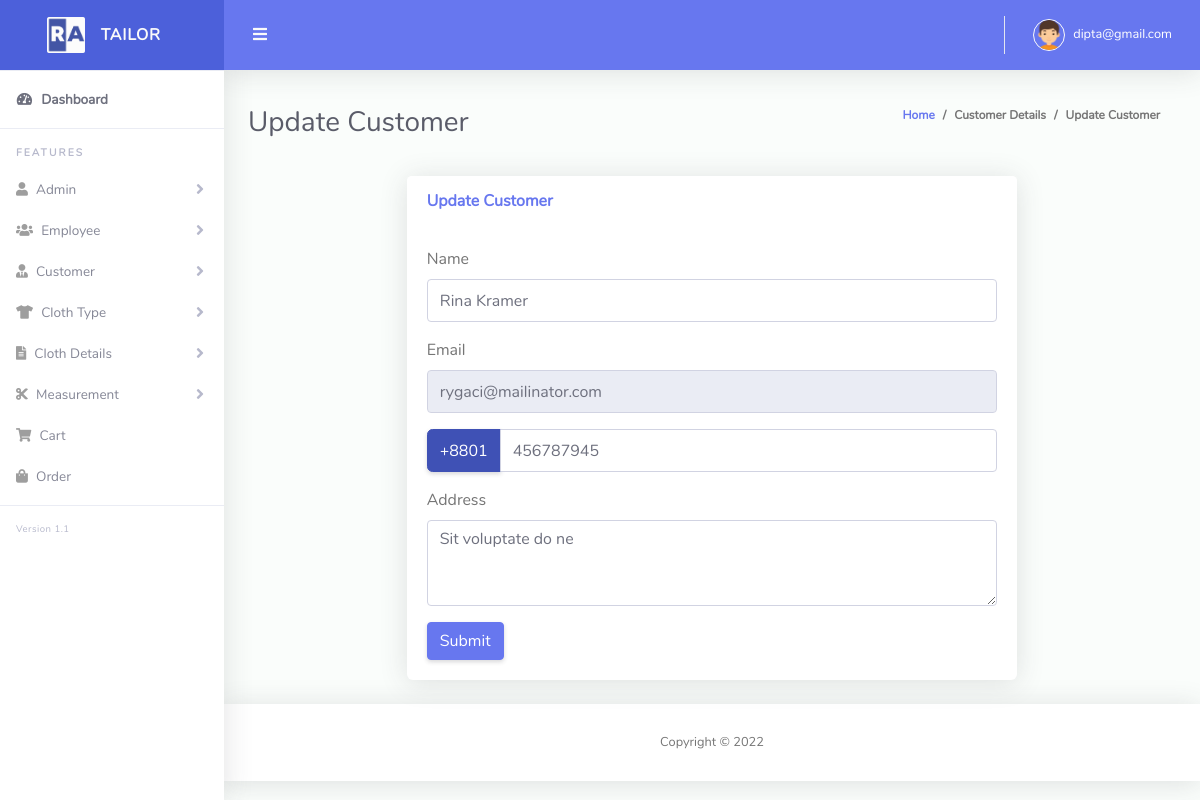
The page /edit_customer.php?customerid=4 (signed in) on the database its author committed.
### tables this page shows
CREATE TABLE `tbl_customer` (
  `cus_id` int(11) NOT NULL,
  `cus_name` varchar(255) NOT NULL,
  `cus_email` varchar(255) NOT NULL,
  `cus_phone` varchar(255) NOT NULL,
  `cus_address` text NOT NULL,
  `created_at` timestamp NOT NULL DEFAULT current_timestamp(),
  `soft_delete` tinyint(4) NOT NULL DEFAULT 0
);

### Classes/DB.php (called while the page is built, shortened)
<?php
class DB
{
    public function connect(){
        $this->conn = new mysqli("localhost","root","","tailor_shop");
        if ($this->conn->connect_error) {
          die("Connection failed: " . $this->conn->connect_error);
        } else {
            return $msg =  "connected";
        }
    }
}

### Classes/CustomerClass.php (called while the page is built, shortened)
<?php
include_once 'db.php';
class CustomerClass extends DB
{
    public function viewSingleCustomer($customerid)
    {
        $query  = "SELECT * FROM tbl_customer WHERE cus_id='$customerid'";
        $result = $this->conn->query($query);
        return $result;
    }
}

### edit_customer.php (the view, shortened to what this page needs)
<?php include 'layouts/header.php';
$customerid = "";
if ($_GET['customerid'] == NULL || !isset($_GET['customerid'])) {
  "<script>window.location = 'customer_list.php'; </script>";
} else {
  $customerid = $_GET['customerid'];
}
?>
<div class="container-fluid" id="container-wrapper">
  <div class="d-sm-flex align-items-center justify-content-between mb-4">
    <h1 class="h3 mb-0 text-gray-800">Update Customer</h1>
    <ol class="breadcrumb">
      <li class="breadcrumb-item"><a href="index.php">Home</a></li>
      <li class="breadcrumb-item">Customer Details</li>
      <li class="breadcrumb-item active" aria-current="page">Update Customer</li>
    </ol>
  </div>
  <div class="row">
    <div class="col-lg-2"></div>
    <div class="col-lg-8">
      <div class="card mb-4">
        <div class="card-header py-3 d-flex flex-row align-items-center justify-content-between">
          <h6 class="m-0 font-weight-bold text-primary">Update Customer</h6>
        </div>
        <div class="card-body">
          <form method="POST" enctype="multipart/form-data">
            <?php
            $view = $customer->viewSingleCustomer($customerid);
            if ($view) {
              while ($value = $view->fetch_assoc()) {
            ?>
                <div class="form-group">
                  <label>Name</label>
                  <input name="cus_name" value="<?php echo $value['cus_name'] ?>" type="text" class="form-control">
                </div>
                <div class="form-group">
                  <label>Email</label>
                  <input readonly name="cus_email" value="<?php echo $value['cus_email'] ?>" type="email" class="form-control" placeholder="Enter email">
                </div>
                <div class="input-group mb-3">
                  <div class="input-group-prepend">
                    <span class="input-group-text" id="basic-addon1">+8801</span>
                  </div>
                  <input value="<?php echo substr($value['cus_phone'], 5); ?>" type="number" min=0 class="form-control" placeholder="" name="cus_phone" aria-label="Username" aria-describedby="basic-addon1">
                </div>
                <div class="form-group">
                  <label>Address</label>
                  <textarea class="ckeditor form-control" name="cus_address" cols="" rows="3"><?php echo $value['cus_address'] ?></textarea>
                </div>
            <?php }
            } ?>
            <button type="submit" class="btn btn-primary">Submit</button>
          </form>
        </div>
      </div>
    </div>
  </div>
</div>
<?php include 'layouts/footer.php'; ?>

### rows shown on the page
tbl_customer: cus_name "Rina Kramer", cus_email "rygaci@mailinator.com", cus_phone "456787945", cus_address "Sit voluptate do ne"

### other values the page prints
$_SESSION['email'] "dipta@gmail.com"
